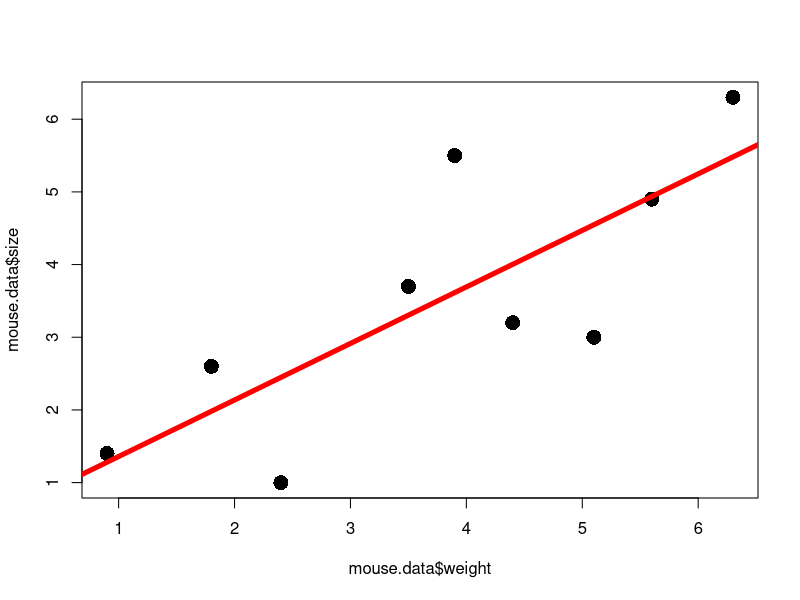
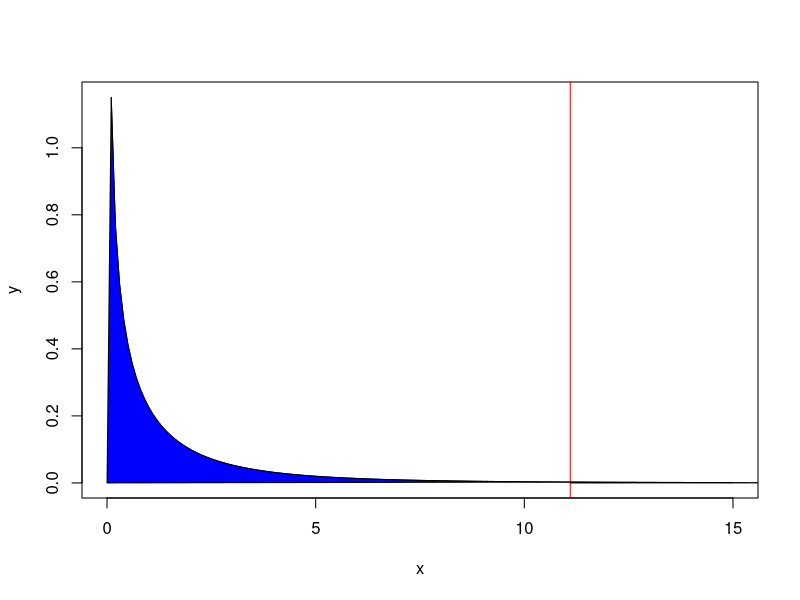
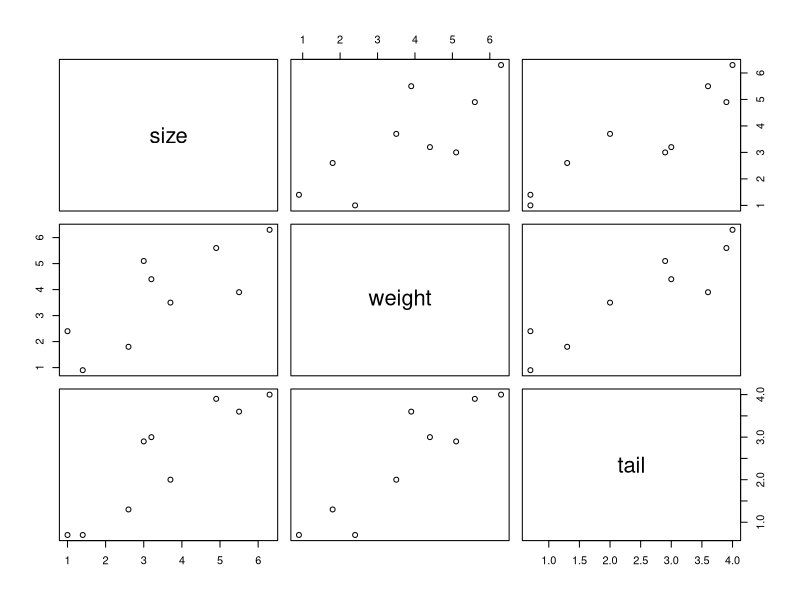
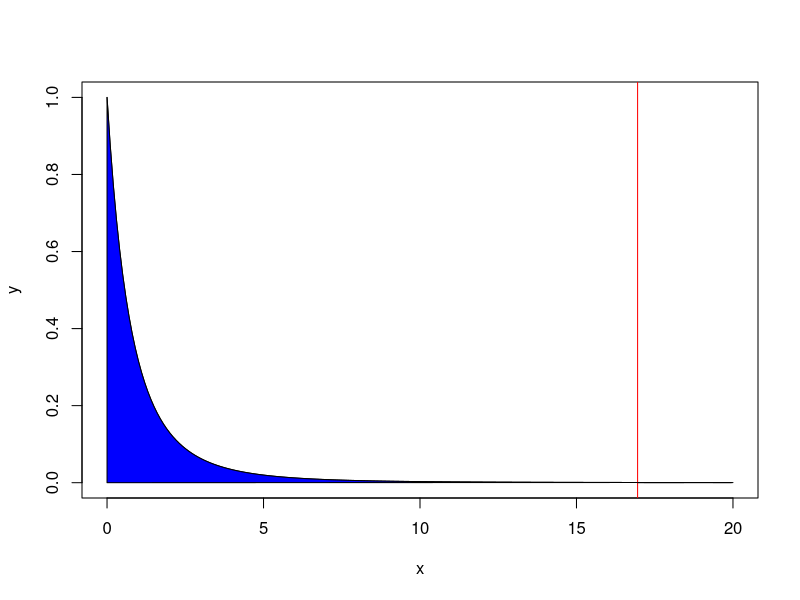

Reproduce these figures in R, in order.
mouse.data <- data.frame(
  size = c(1.4, 2.6, 1.0, 3.7, 5.5, 3.2, 3.0, 4.9, 6.3),
  weight = c(0.9, 1.8, 2.4, 3.5, 3.9, 4.4, 5.1, 5.6, 6.3),
  tail = c(0.7, 1.3, 0.7, 2.0, 3.6, 3.0, 2.9, 3.9, 4.0))

mouse.data

#######################################################
##
## Let's start by reviewing simple regression by 
## modeling mouse size with mouse weight.
##
#######################################################

## STEP 1: Draw a graph of the data to make sure the relationship make sense
plot(mouse.data$weight, mouse.data$size, pch=16, cex=2)

## STEP 2: Do the regression
simple.regression <- lm(size ~ weight, data=mouse.data)

## STEP 3: Look at the R^2, F-value and p-value
summary(simple.regression)

abline(simple.regression, lwd=5, col="red")

## now let's verify that our formula for R^2 is correct..
ss.mean <- sum((mouse.data$size - mean(mouse.data$size))^2)
ss.simple <- sum(simple.regression$residuals^2)

(ss.mean - ss.simple) / ss.mean # this is the R^2 value

## now let's verify the our formula for F is correct...
f.simple <- ((ss.mean - ss.simple) / (2 - 1)) / 
  (ss.simple / (nrow(mouse.data) - 2))

f.simple # this is the F-value

## Now let's draw a figure that shows how to calculate the p-value from the
## F-value
##
## First, draw the correct f-distribution curve with df1=1 and df2=7
x <- seq(from=0, to=15, by=0.1)
y <- df(x, df1=1, df2=7)
plot(x, y, type="l")

## now draw a verticle line where our F-value, f.simple, is.
abline(v=f.simple, col="red")

## color the graph on the left side of the line blue
x.zero.to.line <- seq(from=0, to=f.simple, by=0.1)
y.zero.to.line <- df(x.zero.to.line, df1=1, df2=7)
polygon(x=c(x.zero.to.line, 0), y=c(y.zero.to.line, 0), col="blue")

## color the graph on the right side of the line red
x.line.to.20 <- seq(from=f.simple, to=20, by=0.1)
y.line.to.20 <- df(x.line.to.20, df1=1, df2=7)
polygon(x=c(x.line.to.20, f.simple), y=c(y.line.to.20, 0), col="red")

pf(f.simple, df1=1, df2=7) ## the area under the curve that is blue

1-pf(f.simple, df1=1, df2=7) ## the area under the curve that is red

## lastly, let's compare this p-value to the one from the 
## original regression
summary(simple.regression)


#######################################################
##
## Now let's do multiple regression by adding an extra term, tail length
##
#######################################################

## STEP 1: Draw a graph of the data to make sure the relationship make sense
## This graph is more complex because it shows the relationships between all
## of the columns in "mouse.data".
plot(mouse.data)

## STEP 2: Do the regression
multiple.regression <- lm(size ~ weight + tail, data=mouse.data)

## STEP 3: Look at the R^2, F-value and p-value
summary(multiple.regression)


## again, we can verify that our R^2 value is what we think it is
ss.multiple <- sum(multiple.regression$residuals^2)

(ss.mean - ss.multiple) / ss.mean

## we can also verify that the F-value is what we think it is
f.multiple <- ((ss.mean - ss.multiple) / (3 - 1)) / 
  (ss.multiple / (nrow(mouse.data) - 3))

f.multiple  

## Again let's draw a figure that shows how to calculate the p-value from the
## F-value
##
## First, draw the correct f-distribution curve with df1=2 and df2=6
x <- seq(from=0, to=20, by=0.1)
y <- df(x, df1=2, df2=6)
plot(x, y, type="l")

## now draw a verticle line where our f.value is for this test
abline(v=f.multiple, col="red")

## color the graph on the left side of the line blue
x.zero.to.line <- seq(from=0, to=f.multiple, by=0.1)
y.zero.to.line <- df(x.zero.to.line, df1=2, df2=6)
polygon(x=c(x.zero.to.line, 0), y=c(y.zero.to.line, 0), col="blue")

## color the graph on the right side of the line red
x.line.to.20 <- seq(from=f.multiple, to=20, by=0.1)
y.line.to.20 <- df(x.line.to.20, df1=2, df2=6)
polygon(x=c(x.line.to.20, f.multiple), y=c(y.line.to.20, 0), col="red")


pf(f.multiple, df1=2, df2=6) ## the area under the curve that is blue

1-pf(f.multiple, df1=2, df2=6) ## the area under the curve that is red

## lastly, let's compare this p-value to the one from the 
## original regression
summary(multiple.regression)



#######################################################
##
## Now, let's see if "tail" makes a significant contribution by 
## comparing the "simple" fit (which does not include the tail data) 
## to the "multiple" fit (which has the extra term for the tail data)
##
#######################################################

f.simple.v.multiple <- ((ss.simple - ss.multiple) / (3-2)) / 
  (ss.multiple / (nrow(mouse.data) - 3))

1-pf(f.simple.v.multiple, df1=1, df2=6)

## Notice that this value is the same as the p-value next to the term for
## for "tail" in the summary of multiple regression:
summary(multiple.regression)

## Thus, the summary already calculated this F-value and p-value for us.
## this line tells us that including the "tail" term makes a statistically
## significant difference. The magnitude can be determined by looking
## at the change in R^2 between the simple and multiple regressions.
